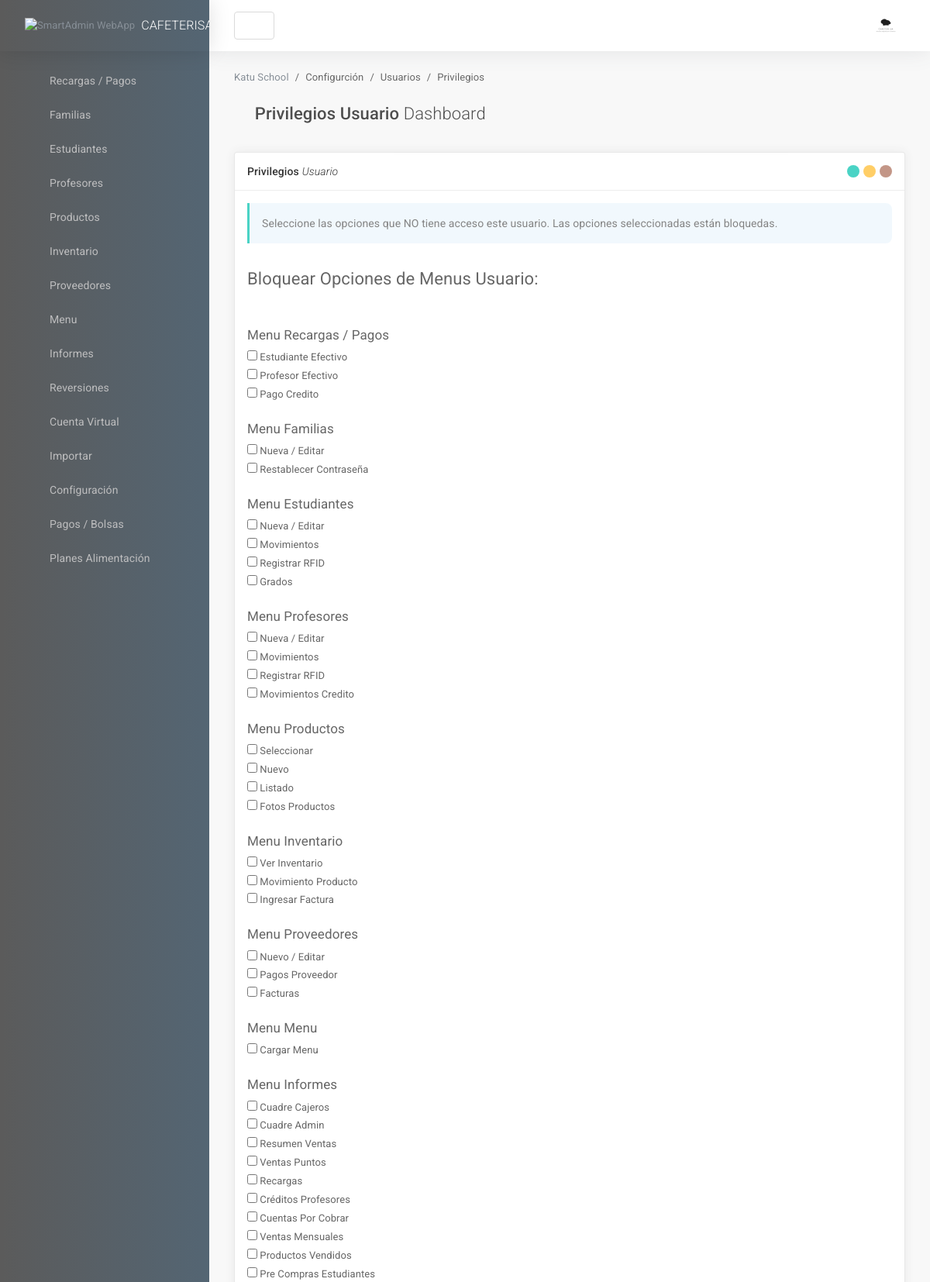
The app's page /privilegiosUsuario.php (upper part) with its own data.
### tables this page shows
CREATE TABLE modulos (
	id_modulo		int(255) auto_increment not null,
	nombre_modulo	varchar(100) not null,
	CONSTRAINT pk_modulos PRIMARY KEY(id_modulo)
);

CREATE TABLE privilegios (
	id_privilegio		int(255) auto_increment not null,
	id_modulo			int(255) not null,
	nombre_previlegio	varchar(100) not null,
	CONSTRAINT pk_previlegios PRIMARY KEY(id_privilegio),
	CONSTRAINT fk_privilegios_modulos FOREIGN KEY(id_modulo) REFERENCES modulos(id_modulo)
);

### include/helpers.php (called while the page is built, shortened)
<?php
	function conseguir_privilegios($conexion, $idModulo = null){
		$sql = "SELECT id_privilegio AS CODIGO, id_modulo AS CODIGO_MODULO, nombre_previlegio AS NOMBRE FROM privilegios";
		if ($idModulo != null) {
			$sql .= " WHERE id_modulo = $idModulo";
		}
		$privilegios = mysqli_query($conexion, $sql);
		$result = array();
		if ($privilegios && mysqli_num_rows($privilegios) >=1) {
			$result = $privilegios;
		}
		return $result;
	}
	function conseguir_modulos($conexion){
		$sql = "SELECT id_modulo AS CODIGO, nombre_modulo AS NOMBRE FROM modulos";
		$modulos = mysqli_query($conexion, $sql);
		$result = array();
		if ($modulos && mysqli_num_rows($modulos) >=1) {
			$result = $modulos;
		}
		return $result;
	}
?>

### privilegiosUsuario.php (the view, shortened to what this page needs)
<?php
require_once 'include/conexion.php';
require_once 'include/cabecera.php';
require_once 'include/helpers.php';
?>
                    <main id="js-page-content" role="main" class="page-content">
    <ol class="breadcrumb page-breadcrumb">
        <li class="breadcrumb-item"><a href="javascript:void(0);">Katu School</a></li>
        <li class="breadcrumb-item">Configurci&oacute;n</li>
        <li class="breadcrumb-item">Usuarios</li>
        <li class="breadcrumb-item">Privilegios</li>
    </ol>
    <div class="subheader">
        <h1 class="subheader-title">
            <i class='subheader-icon fal fa-home'></i> Privilegios Usuario <span class='fw-300'>Dashboard</span>
        </h1>
  </div>
  <div class="row">
      <div class="col-xl-6">
          <div id="panel-1" class="panel">
              <div class="panel-hdr">
                  <h2>
                      Privilegios <span class="fw-300"><i>Usuario</i></span>
                  </h2>
                  <div class="panel-toolbar">
                    <button class="btn btn-panel" data-action="panel-collapse" data-toggle="tooltip" data-offset="0,10" data-original-title="Minimizar"></button>
                    <button class="btn btn-panel" data-action="panel-fullscreen" data-toggle="tooltip" data-offset="0,10" data-original-title="Pantalla Completa"></button>
                    <button class="btn btn-panel" data-action="panel-close" data-toggle="tooltip" data-offset="0,10" data-original-title="Cerrar"></button>
                </div>
              </div>
              <div class="panel-container show">
                  <div class="panel-content">
                      <div class="panel-tag">
                          Seleccione las opciones que NO tiene acceso este usuario. Las opciones seleccionadas est&aacute;n bloquedas.
                      </div>
<?php
if (isset($_GET['idUsuario'])):
	$usuario = conseguir_usuarios($db, $_GET['idUsuario']);
    if(!empty($usuario) && mysqli_num_rows($usuario) >= 1):
    	$usuario = mysqli_fetch_assoc($usuario);
?>
                      <h2>Bloquear Opciones de Menus Usuario: <?=$usuario['NOMBRE']?></h2>
<?php
	endif;
?>
<?php
else:
?>
					   <h2>Bloquear Opciones de Menus Usuario: </h2>
<?php
	endif;
?>
                      <div class="frame-wrap">
                          <div class="demo">
<br>
<?php
  function llamar_input($nombrePrivilegio, $db, $modulo, $idPrivilegio){
    if (isset($_GET['idUsuario'])) {
      $usuarios_privilegios = conseguir_usuarios_privilegios($db, $_GET['idUsuario'], $idPrivilegio);
      if (!empty($usuarios_privilegios) && mysqli_num_rows($usuarios_privilegios) >= 1) {
        $usuario_privilegios = mysqli_fetch_assoc($usuarios_privilegios);
        if ($usuario_privilegios['MODULO'] == $modulo && $usuario_privilegios['NOMBRE_PRIVILEGIO'] == $nombrePrivilegio) {
          echo "<input type='checkbox' name='idOpcion[]'' value='".$usuario_privilegios['ID_PRIVILEGIO']."'checked='checked'> <i></i>".$nombrePrivilegio."</label><br><label>";
        }else{
          echo "<input type='checkbox' name='idOpcion[]'' value='".$idPrivilegio."'> <i></i>".$nombrePrivilegio."</label><br><label>";
        }
      }else{
        echo "<input type='checkbox' name='idOpcion[]'' value='".$idPrivilegio."'> <i></i>".$nombrePrivilegio."</label><br><label>";
      }
    }else{
      echo "<input type='checkbox' name='idOpcion[]'' value='".$idPrivilegio."'> <i></i>".$nombrePrivilegio."</label><br><label>";
    }
  }
?>
<form id="form1" name="form1" method="POST" action="guardarPrivilegios.php">
<?php
$modulos = conseguir_modulos($db);
while ($modulo = mysqli_fetch_assoc($modulos)) {
	echo "<br><h4>". $modulo['NOMBRE'] ."</h4><label>";
	$privilegios = conseguir_privilegios($db, $modulo['CODIGO']);
	while($privilegio = mysqli_fetch_assoc($privilegios)){
		llamar_input($privilegio['NOMBRE'], $db, $privilegio['CODIGO_MODULO'], $privilegio['CODIGO']);
	}
}
?>
                          </div>
                      </div>
                  </div>
              </div>
          </div>
      </div>
</main>
                </div>
            </div>
        </div>
    </body>
</html>

### records on screen
modulos: nombre_modulo "Menu Recargas / Pagos"
privilegios: nombre_previlegio "Estudiante Efectivo"
privilegios: nombre_previlegio "Profesor Efectivo"
privilegios: nombre_previlegio "Pago Credito"
modulos: nombre_modulo "Menu Familias"
privilegios: nombre_previlegio "Nueva / Editar"
privilegios: nombre_previlegio "Restablecer Contraseña"
modulos: nombre_modulo "Menu Estudiantes"
privilegios: nombre_previlegio "Nueva / Editar"
privilegios: nombre_previlegio "Movimientos"
privilegios: nombre_previlegio "Registrar RFID"
privilegios: nombre_previlegio "Grados"
modulos: nombre_modulo "Menu Profesores"
privilegios: nombre_previlegio "Nueva / Editar"
privilegios: nombre_previlegio "Movimientos"
privilegios: nombre_previlegio "Registrar RFID"
privilegios: nombre_previlegio "Movimientos Credito"
modulos: nombre_modulo "Menu Productos"
privilegios: nombre_previlegio "Seleccionar"
privilegios: nombre_previlegio "Nuevo"
privilegios: nombre_previlegio "Listado"
privilegios: nombre_previlegio "Fotos Productos"
modulos: nombre_modulo "Menu Inventario"
privilegios: nombre_previlegio "Ver Inventario"
privilegios: nombre_previlegio "Movimiento Producto"
privilegios: nombre_previlegio "Ingresar Factura"
modulos: nombre_modulo "Menu Proveedores"
privilegios: nombre_previlegio "Nuevo / Editar"
privilegios: nombre_previlegio "Pagos Proveedor"
privilegios: nombre_previlegio "Facturas"
modulos: nombre_modulo "Menu Menu"
privilegios: nombre_previlegio "Cargar Menu"
modulos: nombre_modulo "Menu Informes"
privilegios: nombre_previlegio "Cuadre Cajeros"
privilegios: nombre_previlegio "Cuadre Admin"
privilegios: nombre_previlegio "Resumen Ventas"
privilegios: nombre_previlegio "Ventas Puntos"
privilegios: nombre_previlegio "Recargas"
privilegios: nombre_previlegio "Créditos Profesores"
privilegios: nombre_previlegio "Cuentas Por Cobrar"
privilegios: nombre_previlegio "Ventas Mensuales"
privilegios: nombre_previlegio "Productos Vendidos"
privilegios: nombre_previlegio "Pre Compras Estudiantes"
